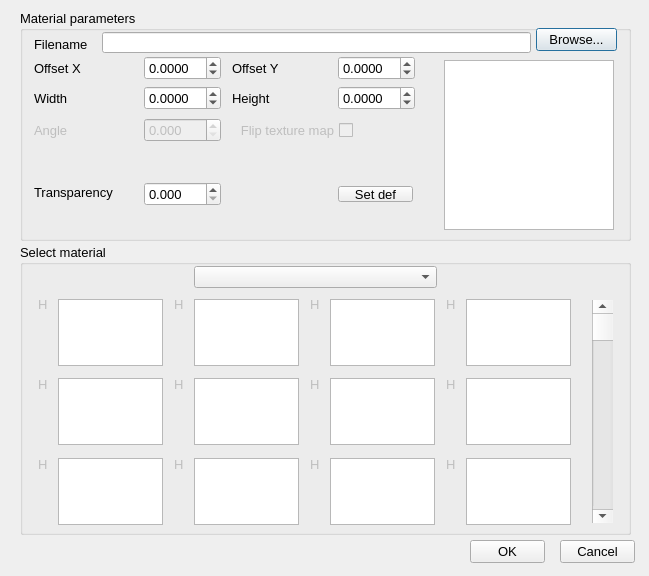
<?xml version="1.0" encoding="UTF-8"?>
<ui version="4.0">
 <class>Material_Dialog</class>
 <widget class="QDialog" name="Material_Dialog">
  <property name="geometry">
   <rect>
    <x>0</x>
    <y>0</y>
    <width>649</width>
    <height>576</height>
   </rect>
  </property>
  <property name="minimumSize">
   <size>
    <width>649</width>
    <height>520</height>
   </size>
  </property>
  <property name="maximumSize">
   <size>
    <width>649</width>
    <height>100000</height>
   </size>
  </property>
  <property name="font">
   <font>
    <pointsize>10</pointsize>
   </font>
  </property>
  <property name="windowTitle">
   <string>Material options</string>
  </property>
  <widget class="QGroupBox" name="_1000">
   <property name="geometry">
    <rect>
     <x>20</x>
     <y>244</y>
     <width>611</width>
     <height>291</height>
    </rect>
   </property>
   <property name="title">
    <string>Select material</string>
   </property>
   <widget class="QComboBox" name="_123">
    <property name="geometry">
     <rect>
      <x>174</x>
      <y>22</y>
      <width>243</width>
      <height>22</height>
     </rect>
    </property>
   </widget>
   <widget class="QLabel" name="_310">
    <property name="enabled">
     <bool>false</bool>
    </property>
    <property name="geometry">
     <rect>
      <x>18</x>
      <y>50</y>
      <width>16</width>
      <height>20</height>
     </rect>
    </property>
    <property name="font">
     <font>
      <pointsize>10</pointsize>
     </font>
    </property>
    <property name="text">
     <string>H</string>
    </property>
    <property name="alignment">
     <set>Qt::AlignLeading|Qt::AlignLeft|Qt::AlignVCenter</set>
    </property>
   </widget>
   <widget class="QLabel" name="_311">
    <property name="enabled">
     <bool>false</bool>
    </property>
    <property name="geometry">
     <rect>
      <x>154</x>
      <y>50</y>
      <width>16</width>
      <height>20</height>
     </rect>
    </property>
    <property name="font">
     <font>
      <pointsize>10</pointsize>
     </font>
    </property>
    <property name="text">
     <string>H</string>
    </property>
    <property name="alignment">
     <set>Qt::AlignLeading|Qt::AlignLeft|Qt::AlignVCenter</set>
    </property>
   </widget>
   <widget class="QLabel" name="_312">
    <property name="enabled">
     <bool>false</bool>
    </property>
    <property name="geometry">
     <rect>
      <x>290</x>
      <y>50</y>
      <width>16</width>
      <height>20</height>
     </rect>
    </property>
    <property name="font">
     <font>
      <pointsize>10</pointsize>
     </font>
    </property>
    <property name="text">
     <string>H</string>
    </property>
    <property name="alignment">
     <set>Qt::AlignLeading|Qt::AlignLeft|Qt::AlignVCenter</set>
    </property>
   </widget>
   <widget class="QLabel" name="_313">
    <property name="enabled">
     <bool>false</bool>
    </property>
    <property name="geometry">
     <rect>
      <x>426</x>
      <y>50</y>
      <width>16</width>
      <height>20</height>
     </rect>
    </property>
    <property name="font">
     <font>
      <pointsize>10</pointsize>
     </font>
    </property>
    <property name="text">
     <string>H</string>
    </property>
    <property name="alignment">
     <set>Qt::AlignLeading|Qt::AlignLeft|Qt::AlignVCenter</set>
    </property>
   </widget>
   <widget class="QScrollBar" name="_122">
    <property name="geometry">
     <rect>
      <x>572</x>
      <y>56</y>
      <width>21</width>
      <height>223</height>
     </rect>
    </property>
    <property name="orientation">
     <enum>Qt::Vertical</enum>
    </property>
   </widget>
   <widget class="QLabel" name="_315">
    <property name="enabled">
     <bool>false</bool>
    </property>
    <property name="geometry">
     <rect>
      <x>154</x>
      <y>130</y>
      <width>16</width>
      <height>20</height>
     </rect>
    </property>
    <property name="font">
     <font>
      <pointsize>10</pointsize>
     </font>
    </property>
    <property name="text">
     <string>H</string>
    </property>
    <property name="alignment">
     <set>Qt::AlignLeading|Qt::AlignLeft|Qt::AlignVCenter</set>
    </property>
   </widget>
   <widget class="QLabel" name="_314">
    <property name="enabled">
     <bool>false</bool>
    </property>
    <property name="geometry">
     <rect>
      <x>18</x>
      <y>130</y>
      <width>16</width>
      <height>20</height>
     </rect>
    </property>
    <property name="font">
     <font>
      <pointsize>10</pointsize>
     </font>
    </property>
    <property name="text">
     <string>H</string>
    </property>
    <property name="alignment">
     <set>Qt::AlignLeading|Qt::AlignLeft|Qt::AlignVCenter</set>
    </property>
   </widget>
   <widget class="QLabel" name="_317">
    <property name="enabled">
     <bool>false</bool>
    </property>
    <property name="geometry">
     <rect>
      <x>426</x>
      <y>130</y>
      <width>16</width>
      <height>20</height>
     </rect>
    </property>
    <property name="font">
     <font>
      <pointsize>10</pointsize>
     </font>
    </property>
    <property name="text">
     <string>H</string>
    </property>
    <property name="alignment">
     <set>Qt::AlignLeading|Qt::AlignLeft|Qt::AlignVCenter</set>
    </property>
   </widget>
   <widget class="QLabel" name="_316">
    <property name="enabled">
     <bool>false</bool>
    </property>
    <property name="geometry">
     <rect>
      <x>290</x>
      <y>130</y>
      <width>16</width>
      <height>20</height>
     </rect>
    </property>
    <property name="font">
     <font>
      <pointsize>10</pointsize>
     </font>
    </property>
    <property name="text">
     <string>H</string>
    </property>
    <property name="alignment">
     <set>Qt::AlignLeading|Qt::AlignLeft|Qt::AlignVCenter</set>
    </property>
   </widget>
   <widget class="QLabel" name="_320">
    <property name="enabled">
     <bool>false</bool>
    </property>
    <property name="geometry">
     <rect>
      <x>290</x>
      <y>210</y>
      <width>16</width>
      <height>20</height>
     </rect>
    </property>
    <property name="font">
     <font>
      <pointsize>10</pointsize>
     </font>
    </property>
    <property name="text">
     <string>H</string>
    </property>
    <property name="alignment">
     <set>Qt::AlignLeading|Qt::AlignLeft|Qt::AlignVCenter</set>
    </property>
   </widget>
   <widget class="QLabel" name="_318">
    <property name="enabled">
     <bool>false</bool>
    </property>
    <property name="geometry">
     <rect>
      <x>18</x>
      <y>210</y>
      <width>16</width>
      <height>20</height>
     </rect>
    </property>
    <property name="font">
     <font>
      <pointsize>10</pointsize>
     </font>
    </property>
    <property name="text">
     <string>H</string>
    </property>
    <property name="alignment">
     <set>Qt::AlignLeading|Qt::AlignLeft|Qt::AlignVCenter</set>
    </property>
   </widget>
   <widget class="QLabel" name="_321">
    <property name="enabled">
     <bool>false</bool>
    </property>
    <property name="geometry">
     <rect>
      <x>426</x>
      <y>210</y>
      <width>16</width>
      <height>20</height>
     </rect>
    </property>
    <property name="font">
     <font>
      <pointsize>10</pointsize>
     </font>
    </property>
    <property name="text">
     <string>H</string>
    </property>
    <property name="alignment">
     <set>Qt::AlignLeading|Qt::AlignLeft|Qt::AlignVCenter</set>
    </property>
   </widget>
   <widget class="QLabel" name="_319">
    <property name="enabled">
     <bool>false</bool>
    </property>
    <property name="geometry">
     <rect>
      <x>154</x>
      <y>210</y>
      <width>16</width>
      <height>20</height>
     </rect>
    </property>
    <property name="font">
     <font>
      <pointsize>10</pointsize>
     </font>
    </property>
    <property name="text">
     <string>H</string>
    </property>
    <property name="alignment">
     <set>Qt::AlignLeading|Qt::AlignLeft|Qt::AlignVCenter</set>
    </property>
   </widget>
   <widget class="QGraphicsView" name="_110">
    <property name="geometry">
     <rect>
      <x>38</x>
      <y>55</y>
      <width>105</width>
      <height>67</height>
     </rect>
    </property>
    <property name="verticalScrollBarPolicy">
     <enum>Qt::ScrollBarAlwaysOff</enum>
    </property>
    <property name="horizontalScrollBarPolicy">
     <enum>Qt::ScrollBarAlwaysOff</enum>
    </property>
   </widget>
   <widget class="QGraphicsView" name="_114">
    <property name="geometry">
     <rect>
      <x>38</x>
      <y>134</y>
      <width>105</width>
      <height>67</height>
     </rect>
    </property>
    <property name="verticalScrollBarPolicy">
     <enum>Qt::ScrollBarAlwaysOff</enum>
    </property>
    <property name="horizontalScrollBarPolicy">
     <enum>Qt::ScrollBarAlwaysOff</enum>
    </property>
   </widget>
   <widget class="QGraphicsView" name="_118">
    <property name="geometry">
     <rect>
      <x>38</x>
      <y>214</y>
      <width>105</width>
      <height>67</height>
     </rect>
    </property>
    <property name="verticalScrollBarPolicy">
     <enum>Qt::ScrollBarAlwaysOff</enum>
    </property>
    <property name="horizontalScrollBarPolicy">
     <enum>Qt::ScrollBarAlwaysOff</enum>
    </property>
   </widget>
   <widget class="QGraphicsView" name="_111">
    <property name="geometry">
     <rect>
      <x>174</x>
      <y>55</y>
      <width>105</width>
      <height>67</height>
     </rect>
    </property>
    <property name="verticalScrollBarPolicy">
     <enum>Qt::ScrollBarAlwaysOff</enum>
    </property>
    <property name="horizontalScrollBarPolicy">
     <enum>Qt::ScrollBarAlwaysOff</enum>
    </property>
   </widget>
   <widget class="QGraphicsView" name="_115">
    <property name="geometry">
     <rect>
      <x>174</x>
      <y>134</y>
      <width>105</width>
      <height>67</height>
     </rect>
    </property>
    <property name="verticalScrollBarPolicy">
     <enum>Qt::ScrollBarAlwaysOff</enum>
    </property>
    <property name="horizontalScrollBarPolicy">
     <enum>Qt::ScrollBarAlwaysOff</enum>
    </property>
   </widget>
   <widget class="QGraphicsView" name="_119">
    <property name="geometry">
     <rect>
      <x>174</x>
      <y>214</y>
      <width>105</width>
      <height>67</height>
     </rect>
    </property>
    <property name="verticalScrollBarPolicy">
     <enum>Qt::ScrollBarAlwaysOff</enum>
    </property>
    <property name="horizontalScrollBarPolicy">
     <enum>Qt::ScrollBarAlwaysOff</enum>
    </property>
   </widget>
   <widget class="QGraphicsView" name="_116">
    <property name="geometry">
     <rect>
      <x>310</x>
      <y>134</y>
      <width>105</width>
      <height>67</height>
     </rect>
    </property>
    <property name="verticalScrollBarPolicy">
     <enum>Qt::ScrollBarAlwaysOff</enum>
    </property>
    <property name="horizontalScrollBarPolicy">
     <enum>Qt::ScrollBarAlwaysOff</enum>
    </property>
   </widget>
   <widget class="QGraphicsView" name="_112">
    <property name="geometry">
     <rect>
      <x>310</x>
      <y>55</y>
      <width>105</width>
      <height>67</height>
     </rect>
    </property>
    <property name="verticalScrollBarPolicy">
     <enum>Qt::ScrollBarAlwaysOff</enum>
    </property>
    <property name="horizontalScrollBarPolicy">
     <enum>Qt::ScrollBarAlwaysOff</enum>
    </property>
   </widget>
   <widget class="QGraphicsView" name="_120">
    <property name="geometry">
     <rect>
      <x>310</x>
      <y>214</y>
      <width>105</width>
      <height>67</height>
     </rect>
    </property>
    <property name="verticalScrollBarPolicy">
     <enum>Qt::ScrollBarAlwaysOff</enum>
    </property>
    <property name="horizontalScrollBarPolicy">
     <enum>Qt::ScrollBarAlwaysOff</enum>
    </property>
   </widget>
   <widget class="QGraphicsView" name="_117">
    <property name="geometry">
     <rect>
      <x>446</x>
      <y>134</y>
      <width>105</width>
      <height>67</height>
     </rect>
    </property>
    <property name="verticalScrollBarPolicy">
     <enum>Qt::ScrollBarAlwaysOff</enum>
    </property>
    <property name="horizontalScrollBarPolicy">
     <enum>Qt::ScrollBarAlwaysOff</enum>
    </property>
   </widget>
   <widget class="QGraphicsView" name="_113">
    <property name="geometry">
     <rect>
      <x>446</x>
      <y>55</y>
      <width>105</width>
      <height>67</height>
     </rect>
    </property>
    <property name="verticalScrollBarPolicy">
     <enum>Qt::ScrollBarAlwaysOff</enum>
    </property>
    <property name="horizontalScrollBarPolicy">
     <enum>Qt::ScrollBarAlwaysOff</enum>
    </property>
   </widget>
   <widget class="QGraphicsView" name="_121">
    <property name="geometry">
     <rect>
      <x>446</x>
      <y>214</y>
      <width>105</width>
      <height>67</height>
     </rect>
    </property>
    <property name="verticalScrollBarPolicy">
     <enum>Qt::ScrollBarAlwaysOff</enum>
    </property>
    <property name="horizontalScrollBarPolicy">
     <enum>Qt::ScrollBarAlwaysOff</enum>
    </property>
   </widget>
  </widget>
  <widget class="QGroupBox" name="groupBox_2">
   <property name="geometry">
    <rect>
     <x>20</x>
     <y>10</y>
     <width>611</width>
     <height>231</height>
    </rect>
   </property>
   <property name="title">
    <string>Material parameters</string>
   </property>
   <widget class="QLabel" name="_302">
    <property name="geometry">
     <rect>
      <x>14</x>
      <y>24</y>
      <width>61</width>
      <height>21</height>
     </rect>
    </property>
    <property name="text">
     <string>Filename</string>
    </property>
   </widget>
   <widget class="QLineEdit" name="_100">
    <property name="geometry">
     <rect>
      <x>82</x>
      <y>22</y>
      <width>429</width>
      <height>21</height>
     </rect>
    </property>
   </widget>
   <widget class="QPushButton" name="_101">
    <property name="geometry">
     <rect>
      <x>516</x>
      <y>18</y>
      <width>81</width>
      <height>23</height>
     </rect>
    </property>
    <property name="text">
     <string>Browse...</string>
    </property>
   </widget>
   <widget class="QPushButton" name="_124">
    <property name="geometry">
     <rect>
      <x>318</x>
      <y>176</y>
      <width>75</width>
      <height>16</height>
     </rect>
    </property>
    <property name="text">
     <string>Set def</string>
    </property>
   </widget>
   <widget class="QLabel" name="_303">
    <property name="geometry">
     <rect>
      <x>14</x>
      <y>48</y>
      <width>65</width>
      <height>21</height>
     </rect>
    </property>
    <property name="text">
     <string>Offset X</string>
    </property>
   </widget>
   <widget class="QLabel" name="_304">
    <property name="geometry">
     <rect>
      <x>212</x>
      <y>48</y>
      <width>61</width>
      <height>21</height>
     </rect>
    </property>
    <property name="text">
     <string>Offset Y</string>
    </property>
   </widget>
   <widget class="QLabel" name="_305">
    <property name="geometry">
     <rect>
      <x>14</x>
      <y>78</y>
      <width>67</width>
      <height>21</height>
     </rect>
    </property>
    <property name="text">
     <string>Width</string>
    </property>
   </widget>
   <widget class="QLabel" name="_306">
    <property name="geometry">
     <rect>
      <x>212</x>
      <y>78</y>
      <width>61</width>
      <height>21</height>
     </rect>
    </property>
    <property name="text">
     <string>Height</string>
    </property>
   </widget>
   <widget class="QLabel" name="_308">
    <property name="geometry">
     <rect>
      <x>14</x>
      <y>172</y>
      <width>87</width>
      <height>21</height>
     </rect>
    </property>
    <property name="text">
     <string>Transparency</string>
    </property>
   </widget>
   <widget class="QLabel" name="_307">
    <property name="enabled">
     <bool>false</bool>
    </property>
    <property name="geometry">
     <rect>
      <x>14</x>
      <y>110</y>
      <width>67</width>
      <height>21</height>
     </rect>
    </property>
    <property name="text">
     <string>Angle</string>
    </property>
   </widget>
   <widget class="QCheckBox" name="_107">
    <property name="enabled">
     <bool>false</bool>
    </property>
    <property name="geometry">
     <rect>
      <x>212</x>
      <y>110</y>
      <width>121</width>
      <height>21</height>
     </rect>
    </property>
    <property name="layoutDirection">
     <enum>Qt::RightToLeft</enum>
    </property>
    <property name="text">
     <string>Flip texture map</string>
    </property>
    <property name="checkable">
     <bool>true</bool>
    </property>
    <property name="checked">
     <bool>false</bool>
    </property>
    <property name="tristate">
     <bool>false</bool>
    </property>
   </widget>
   <widget class="QGraphicsView" name="_109">
    <property name="geometry">
     <rect>
      <x>424</x>
      <y>50</y>
      <width>170</width>
      <height>170</height>
     </rect>
    </property>
    <property name="verticalScrollBarPolicy">
     <enum>Qt::ScrollBarAlwaysOff</enum>
    </property>
    <property name="horizontalScrollBarPolicy">
     <enum>Qt::ScrollBarAlwaysOff</enum>
    </property>
   </widget>
   <widget class="QDoubleSpinBox" name="_102">
    <property name="geometry">
     <rect>
      <x>124</x>
      <y>46</y>
      <width>77</width>
      <height>24</height>
     </rect>
    </property>
    <property name="decimals">
     <number>4</number>
    </property>
    <property name="minimum">
     <double>-1000000.000000000000000</double>
    </property>
    <property name="maximum">
     <double>1000000.000000000000000</double>
    </property>
   </widget>
   <widget class="QDoubleSpinBox" name="_104">
    <property name="geometry">
     <rect>
      <x>124</x>
      <y>76</y>
      <width>77</width>
      <height>24</height>
     </rect>
    </property>
    <property name="decimals">
     <number>4</number>
    </property>
    <property name="minimum">
     <double>-1000000.000000000000000</double>
    </property>
    <property name="maximum">
     <double>1000000.000000000000000</double>
    </property>
   </widget>
   <widget class="QDoubleSpinBox" name="_106">
    <property name="enabled">
     <bool>false</bool>
    </property>
    <property name="geometry">
     <rect>
      <x>124</x>
      <y>108</y>
      <width>77</width>
      <height>24</height>
     </rect>
    </property>
    <property name="decimals">
     <number>3</number>
    </property>
    <property name="maximum">
     <double>360.000000000000000</double>
    </property>
   </widget>
   <widget class="QDoubleSpinBox" name="_108">
    <property name="geometry">
     <rect>
      <x>124</x>
      <y>172</y>
      <width>77</width>
      <height>24</height>
     </rect>
    </property>
    <property name="decimals">
     <number>3</number>
    </property>
    <property name="maximum">
     <double>1.000000000000000</double>
    </property>
    <property name="singleStep">
     <double>0.100000000000000</double>
    </property>
   </widget>
   <widget class="QDoubleSpinBox" name="_103">
    <property name="geometry">
     <rect>
      <x>318</x>
      <y>46</y>
      <width>77</width>
      <height>24</height>
     </rect>
    </property>
    <property name="decimals">
     <number>4</number>
    </property>
    <property name="minimum">
     <double>-1000000.000000000000000</double>
    </property>
    <property name="maximum">
     <double>1000000.000000000000000</double>
    </property>
   </widget>
   <widget class="QDoubleSpinBox" name="_105">
    <property name="geometry">
     <rect>
      <x>318</x>
      <y>76</y>
      <width>77</width>
      <height>24</height>
     </rect>
    </property>
    <property name="decimals">
     <number>4</number>
    </property>
    <property name="minimum">
     <double>-1000000.000000000000000</double>
    </property>
    <property name="maximum">
     <double>1000000.000000000000000</double>
    </property>
   </widget>
  </widget>
  <widget class="QPushButton" name="_1">
   <property name="geometry">
    <rect>
     <x>470</x>
     <y>540</y>
     <width>75</width>
     <height>23</height>
    </rect>
   </property>
   <property name="text">
    <string>OK</string>
   </property>
  </widget>
  <widget class="QPushButton" name="_2">
   <property name="geometry">
    <rect>
     <x>560</x>
     <y>540</y>
     <width>75</width>
     <height>23</height>
    </rect>
   </property>
   <property name="text">
    <string>Cancel</string>
   </property>
  </widget>
 </widget>
 <tabstops>
  <tabstop>_100</tabstop>
  <tabstop>_101</tabstop>
  <tabstop>_102</tabstop>
  <tabstop>_103</tabstop>
  <tabstop>_104</tabstop>
  <tabstop>_105</tabstop>
  <tabstop>_108</tabstop>
  <tabstop>_124</tabstop>
  <tabstop>_123</tabstop>
  <tabstop>_1</tabstop>
  <tabstop>_2</tabstop>
  <tabstop>_120</tabstop>
  <tabstop>_117</tabstop>
  <tabstop>_113</tabstop>
  <tabstop>_121</tabstop>
  <tabstop>_116</tabstop>
  <tabstop>_112</tabstop>
  <tabstop>_115</tabstop>
  <tabstop>_107</tabstop>
  <tabstop>_109</tabstop>
  <tabstop>_119</tabstop>
  <tabstop>_114</tabstop>
  <tabstop>_106</tabstop>
  <tabstop>_111</tabstop>
  <tabstop>_110</tabstop>
  <tabstop>_118</tabstop>
 </tabstops>
 <resources/>
 <connections/>
 <designerdata>
  <property name="gridDeltaX">
   <number>2</number>
  </property>
  <property name="gridDeltaY">
   <number>2</number>
  </property>
  <property name="gridSnapX">
   <bool>true</bool>
  </property>
  <property name="gridSnapY">
   <bool>true</bool>
  </property>
  <property name="gridVisible">
   <bool>true</bool>
  </property>
 </designerdata>
</ui>
